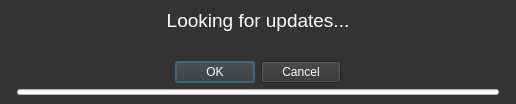
<?xml version="1.0" encoding="UTF-8"?>
<ui version="4.0">
 <class>ArcheBCUpdate</class>
 <widget class="QMainWindow" name="ArcheBCUpdate">
  <property name="geometry">
   <rect>
    <x>0</x>
    <y>0</y>
    <width>516</width>
    <height>104</height>
   </rect>
  </property>
  <property name="minimumSize">
   <size>
    <width>516</width>
    <height>104</height>
   </size>
  </property>
  <property name="maximumSize">
   <size>
    <width>516</width>
    <height>104</height>
   </size>
  </property>
  <property name="windowTitle">
   <string>ArcherBC Update</string>
  </property>
  <property name="windowIcon">
   <iconset>
    <normaloff>../.rsrc/Icon.ico</normaloff>../.rsrc/Icon.ico</iconset>
  </property>
  <property name="styleSheet">
   <string notr="true">QWidget {
	background-color: rgb(51, 51, 51);
	color: white;
}
QTabBar::tab {
	height: 40px; width: 100px;
	background-color: rgb(76, 76, 76);
	color: rgb(255, 170, 0);
	border-top-left-radius: 10px;
	border-top-right-radius: 10px;
	border: 0px solid rgb(76, 76, 76);
}
QTabBar::tab:!selected {
	border: 1px solid rgb(76, 76, 76);
	background-color:rgb(28, 28, 28); 
	color: rgb(255, 255, 255);
}

QTabBar::tab:hover {
	border: 0px solid rgb(51, 51, 51);
}

QTabBar::tab:!hover {
	border: 1px solid rgb(51, 51, 51);
}

QTabWidget::pane { 
	border: 2px solid rgb(76, 76, 76); 
}
QScrollArea {
	border: 0; 
}

QProgressBar {
    background: white;
    color: black;
    margin-left: 8px;
    margin-right: 8px;
}

QProgressBar::chunk {
    background: rgb(50, 63, 57);
} 

QProgressBar::text::highlighted {
    color: white;
}



</string>
  </property>
  <widget class="QWidget" name="centralwidget">
   <layout class="QGridLayout" name="gridLayout">
    <item row="3" column="0">
     <widget class="QProgressBar" name="progressBar">
      <property name="maximumSize">
       <size>
        <width>16777215</width>
        <height>6</height>
       </size>
      </property>
      <property name="value">
       <number>0</number>
      </property>
      <property name="textVisible">
       <bool>false</bool>
      </property>
     </widget>
    </item>
    <item row="2" column="0">
     <widget class="QDialogButtonBox" name="buttonBox">
      <property name="standardButtons">
       <set>QDialogButtonBox::Cancel|QDialogButtonBox::Ok</set>
      </property>
      <property name="centerButtons">
       <bool>true</bool>
      </property>
     </widget>
    </item>
    <item row="0" column="0">
     <widget class="QLabel" name="label">
      <property name="sizePolicy">
       <sizepolicy hsizetype="Expanding" vsizetype="Preferred">
        <horstretch>0</horstretch>
        <verstretch>0</verstretch>
       </sizepolicy>
      </property>
      <property name="font">
       <font>
        <pointsize>14</pointsize>
       </font>
      </property>
      <property name="text">
       <string>Looking for updates...</string>
      </property>
      <property name="alignment">
       <set>Qt::AlignCenter</set>
      </property>
     </widget>
    </item>
    <item row="1" column="0">
     <spacer name="verticalSpacer">
      <property name="orientation">
       <enum>Qt::Vertical</enum>
      </property>
      <property name="sizeHint" stdset="0">
       <size>
        <width>20</width>
        <height>40</height>
       </size>
      </property>
     </spacer>
    </item>
   </layout>
  </widget>
 </widget>
 <resources/>
 <connections/>
</ui>
